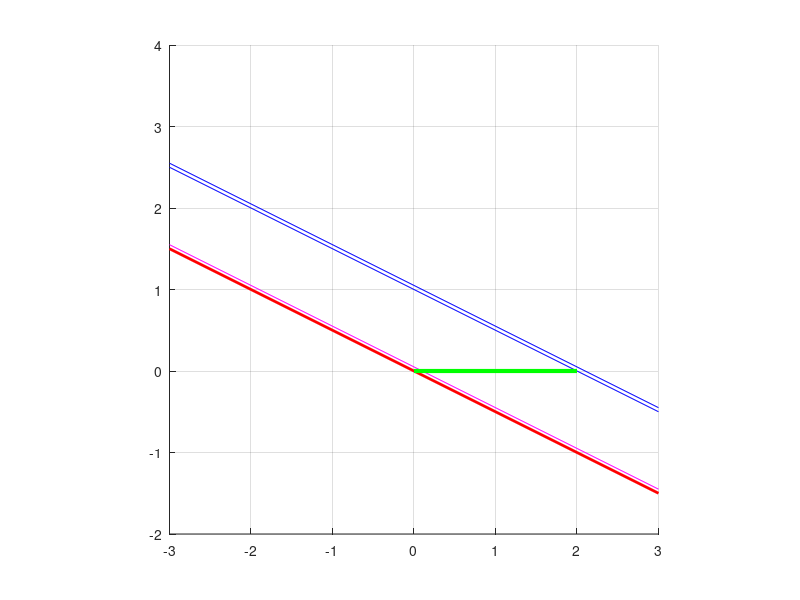

Recreate this plot in MATLAB.
close all,clear
line([-3,3],[1.5,-1.5],'linewidth',2,'color','r')
hold on,line([-3,3],[1.55,-1.45],'color','m')
axis equal
grid on
axis square
hold on,line([-3,3],[2.55,-0.45],'color','b')
hold on,line([-3,3],[2.5,-0.5],'color','b')
axis([-3 3 -2 4]),grid on,hold on
hold on,line([0,2],[0,0],'linewidth',3,'color','g')
set(gcf,'color','w')
